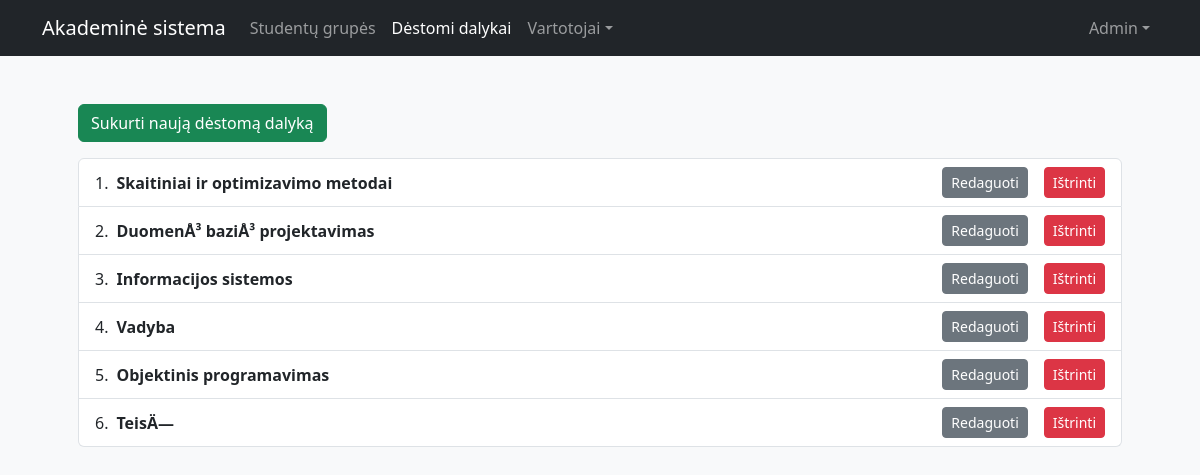
Page /views/admin/subjects.php (signed in) on the committed database.
### tables this page shows
CREATE TABLE `users` (
  `id` int(11) NOT NULL,
  `name` varchar(50) NOT NULL,
  `lastname` varchar(50) NOT NULL,
  `username` varchar(50) NOT NULL,
  `password` varchar(255) NOT NULL,
  `role` tinyint(4) DEFAULT NULL,
  `group` int(11) DEFAULT NULL
);

CREATE TABLE `subjects` (
  `id` int(11) NOT NULL,
  `name` varchar(50) NOT NULL,
  `teacher_id` int(11) DEFAULT NULL
);

### config/config.php (called while the page is built, shortened)
<?php
class DB {
    private static $instance = null;
    public static function get() {
        if (self::$instance == null) {
            try {
                self::$instance = new PDO("mysql:host=" . DB_SERVER . ";dbname=" . DB_NAME, DB_USERNAME, DB_PASSWORD);
            } catch(PDOException $e) {
                die("Nepavyko prisijungti prie duomenu bazes: " . $e->getMessage());
            }
        }
        return self::$instance;
    }
}
?>

### core/user.php (called while the page is built, shortened)
<?php
require_once __DIR__ . "/../config/config.php";
class User {
	private $uid;
	function __construct($uid) {
		$this->uid = $uid;
	}
	public function get() {
		$query = DB::get()->prepare("SELECT * FROM users WHERE id=?");
        $query->execute([$this->uid]);
        return $query->fetch();
	}
}
?>

### core/admin.php (called while the page is built, shortened)
<?php
require_once __DIR__ . "/../config/config.php";
class Admin {
	public function all_subjects() {
		$query = DB::get()->prepare("SELECT * FROM subjects ORDER BY id");
        $query->execute();
        return $query->fetchAll();
	}
}
?>

### views/admin/subjects.php (the view, shortened to what this page needs)
<?php
if (isset($_SESSION["logged_in"]) && $_SESSION["logged_in"] === true) {
    require_once __DIR__ . "/../../core/user.php";
    $user = new User($_SESSION["uid"]);
    $profile = $user->get();
    if ($profile["role"] != 1) {
        die("Unauthorized access");
    } else {
        require_once __DIR__ . "/../../core/admin.php";
        $admin = new Admin();
    }
}
?>
<!doctype html>
<html lang="lt">
    <head>
        <link rel="stylesheet" href="https://cdnjs.cloudflare.com/ajax/libs/bootstrap/5.3.2/css/bootstrap.min.css" />
    </head>
    <body class="bg-body-tertiary">
        <?php
        require_once __DIR__ . "/../../views/navbar.php";
        ?>
        <div class="container p-5">
            <a class="btn btn-success mb-3" href="new_subject.php" role="button">Sukurti naują dėstomą dalyką</a>
            <?php if (count($admin->all_subjects())) {?>
            <ol class="list-group list-group-numbered">
                <?php foreach($admin->all_subjects() as $subject) {?>
                <li class="list-group-item d-flex justify-content-between align-items-center">
                    <div class="ms-2 me-auto">
                        <div class="fw-bold"><?=$subject["name"];?></div>
                    </div>
                    <a href="edit_subject.php?subject_id=<?=$subject["id"]?>" type="button" class="btn btn-sm btn-secondary me-3">Redaguoti</a>
                    <a href="?remove_subject=<?=$subject["id"]?>" onclick="return confirm('Ar tikrai norite ištrinti šį dėstomą dalyką?')" type="button" class="btn btn-sm btn-danger">Ištrinti</a>
                </li>
                <?php }?>
            </ol>
            <?php } else { ?>
                <div class="alert alert-warning">Nėra jokių dėstomų dalykų atvaizdavimui.</div>
            <?php } ?>
        </div>
    </body>
</html>

### views/navbar.php (shortened to what this page needs)
<nav class="navbar navbar-dark bg-dark navbar-expand-lg">
    <div class="container d-flex flex-wrap">
        <a class="navbar-brand" href="<?=BASE_URL . "/views/dashboard.php"?>">Akademinė sistema</a>
        <div class="collapse navbar-collapse" id="navbarScroll">
            <ul class="navbar-nav me-auto">
                <?php if ($profile["role"] == 1) {?>
                <li class="nav-item">
                    <a class="nav-link<?php if ((basename($_SERVER['SCRIPT_FILENAME'], '.php') == "groups") || (basename($_SERVER['SCRIPT_FILENAME'], '.php') == "new_group") || (basename($_SERVER['SCRIPT_FILENAME'], '.php') == "edit_group")) { echo " active";}?>" href="groups.php">Studentų grupės</a>
                </li>
                <li class="nav-item">
                    <a class="nav-link<?php if ((basename($_SERVER['SCRIPT_FILENAME'], '.php') == "subjects") || (basename($_SERVER['SCRIPT_FILENAME'], '.php') == "new_subject") || (basename($_SERVER['SCRIPT_FILENAME'], '.php') == "edit_subject")) { echo " active";}?>" href="subjects.php">Dėstomi dalykai</a>
                </li>
                <li class="nav-item dropdown">
                    <a class="nav-link dropdown-toggle<?php if ((basename($_SERVER['SCRIPT_FILENAME'], '.php') == "teachers") || (basename($_SERVER['SCRIPT_FILENAME'], '.php') == "new_teacher") || (basename($_SERVER['SCRIPT_FILENAME'], '.php') == "edit_teacher") || (basename($_SERVER['SCRIPT_FILENAME'], '.php') == "students") || (basename($_SERVER['SCRIPT_FILENAME'], '.php') == "new_student") || (basename($_SERVER['SCRIPT_FILENAME'], '.php') == "edit_student")) { echo " active";}?>" href="#" role="button" data-bs-toggle="dropdown" aria-expanded="false">Vartotojai</a>
                </li>
                <?php } ?>
            </ul>
            <ul class="navbar-nav">
                <li class="nav-item dropdown">
                    <a class="nav-link dropdown-toggle" href="#" role="button" data-bs-toggle="dropdown" aria-expanded="false"><?=$profile["name"]?></a>
                </li>
            </ul>
        </div>
    </div>
</nav>

### rows in the picture
users: name "Admin"
subjects: name "Skaitiniai ir optimizavimo metodai"
subjects: name "DuomenÅ³ baziÅ³ projektavimas"
subjects: name "Informacijos sistemos"
subjects: name "Vadyba"
subjects: name "Objektinis programavimas"
subjects: name "TeisÄ—"
